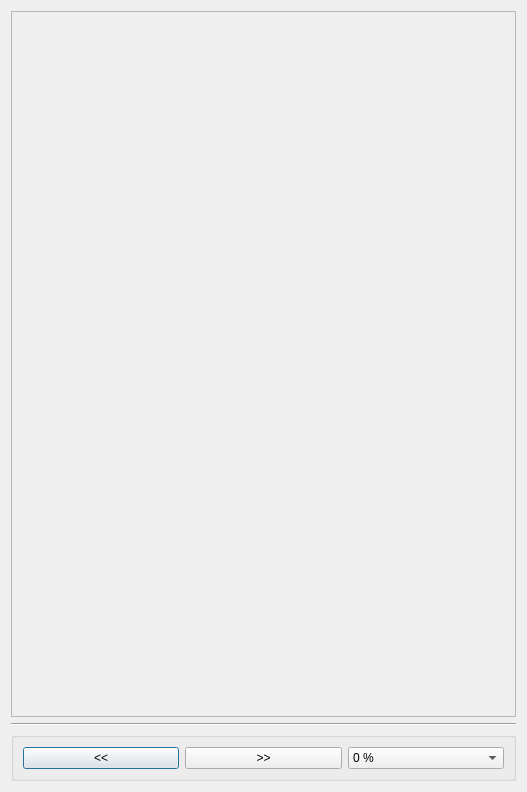
<?xml version="1.0" encoding="UTF-8"?>
<ui version="4.0">
 <class>MyDialogGui</class>
 <widget class="QDialog" name="MyDialogGui">
  <property name="geometry">
   <rect>
    <x>0</x>
    <y>0</y>
    <width>527</width>
    <height>792</height>
   </rect>
  </property>
  <property name="windowTitle">
   <string>Image Viewer</string>
  </property>
  <layout class="QGridLayout" name="gridLayout">
   <item row="2" column="1">
    <widget class="QGroupBox" name="groupBox">
     <property name="title">
      <string/>
     </property>
     <layout class="QHBoxLayout" name="horizontalLayout">
      <item>
       <widget class="QPushButton" name="pushButton">
        <property name="text">
         <string>&lt;&lt;</string>
        </property>
       </widget>
      </item>
      <item>
       <widget class="QPushButton" name="pushButton_2">
        <property name="text">
         <string>&gt;&gt;</string>
        </property>
       </widget>
      </item>
      <item>
       <widget class="QComboBox" name="comboBox">
        <item>
         <property name="text">
          <string>0 %</string>
         </property>
        </item>
        <item>
         <property name="text">
          <string>- 25 %</string>
         </property>
        </item>
        <item>
         <property name="text">
          <string>- 50 %</string>
         </property>
        </item>
        <item>
         <property name="text">
          <string>- 75 %</string>
         </property>
        </item>
        <item>
         <property name="text">
          <string>- 90 %</string>
         </property>
        </item>
       </widget>
      </item>
     </layout>
    </widget>
   </item>
   <item row="0" column="1">
    <widget class="QScrollArea" name="scrollArea">
     <property name="widgetResizable">
      <bool>true</bool>
     </property>
     <widget class="QWidget" name="scrollAreaWidgetContents">
      <property name="geometry">
       <rect>
        <x>0</x>
        <y>0</y>
        <width>507</width>
        <height>690</height>
       </rect>
      </property>
      <layout class="QGridLayout" name="gridLayout_2">
       <item row="0" column="0">
        <widget class="QLabel" name="label">
         <property name="text">
          <string/>
         </property>
        </widget>
       </item>
      </layout>
     </widget>
    </widget>
   </item>
   <item row="1" column="1">
    <widget class="Line" name="line">
     <property name="orientation">
      <enum>Qt::Horizontal</enum>
     </property>
    </widget>
   </item>
  </layout>
 </widget>
 <resources/>
 <connections/>
</ui>
